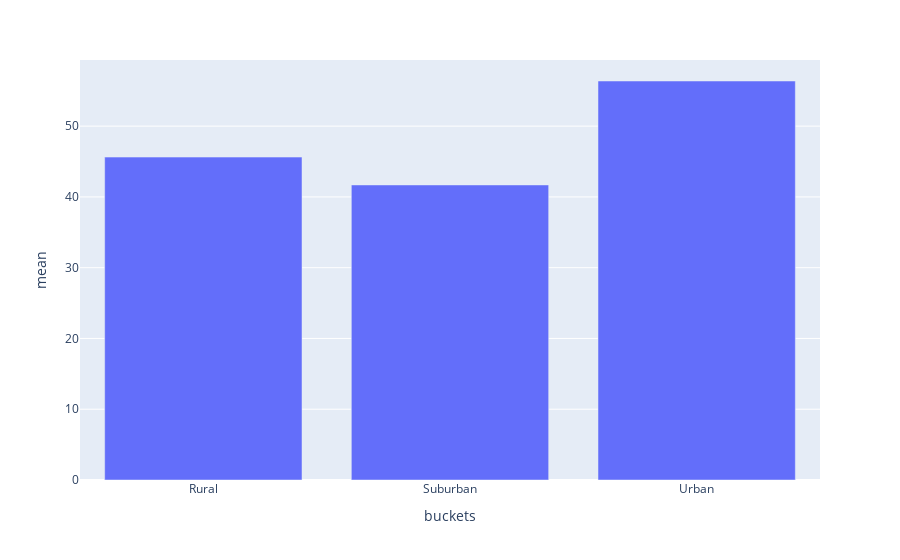

Source (notebook cell):
### Code cell
import plotly.express as px
fig = px.bar(zip_buckets, x=zip_buckets.index, y="mean")
fig.show()

### Figure 1 — Plotly figure (JSON) as saved in the notebook; plotly's stock layout.template omitted (floating-point values rounded to 4 significant figures)
{"data": [{"alignmentgroup": "True", "hovertemplate": "buckets=%{x}<br>mean=%{y}<extra></extra>", "legendgroup": "", "marker": {"color": "#636efa"}, "name": "", "offsetgroup": "", "orientation": "v", "showlegend": false, "textposition": "auto", "type": "bar", "x": ["Rural", "Suburban", "Urban"], "xaxis": "x", "y": [45.63, 41.69, 56.38], "yaxis": "y"}], "layout": {"autosize": true, "barmode": "relative", "legend": {"tracegroupgap": 0}, "margin": {"t": 60}, "xaxis": {"anchor": "y", "autorange": true, "domain": [0, 1], "range": [-0.5, 2.5], "title": {"text": "buckets"}, "type": "category"}, "yaxis": {"anchor": "x", "autorange": true, "domain": [0, 1], "range": [0, 59.34], "title": {"text": "mean"}, "type": "linear"}}}
